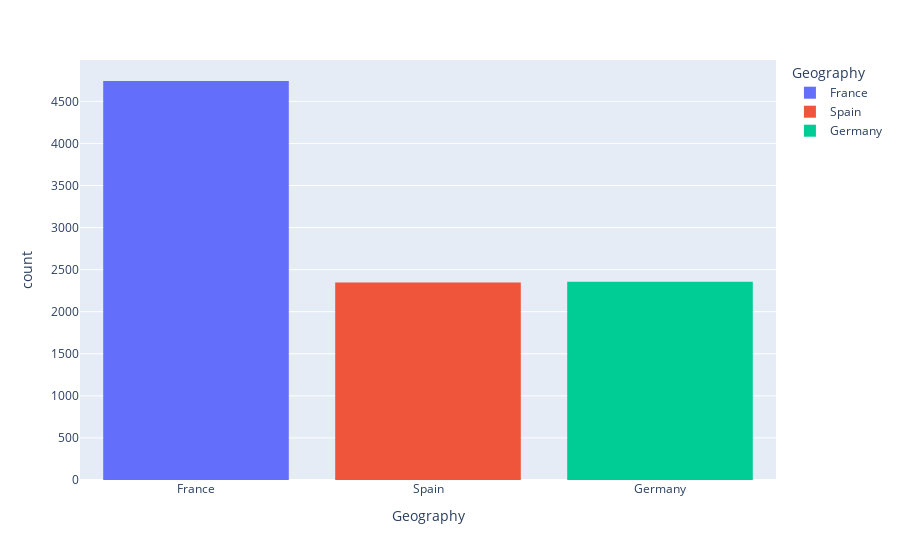

Notebook source saved alongside this figure:
### Code cell
# let's see the geography column through the plot 
import plotly.express as px
fig = px.histogram(df, x='Geography', color='Geography')
fig.show()

### Figure 1 — Plotly figure (JSON) as saved in the notebook; plotly's stock layout.template omitted (floating-point values rounded to 4 significant figures; data arrays with more than 128 entries replaced by an {"elided": "..."} marker saying what was removed)
{"data": [{"alignmentgroup": "True", "bingroup": "x", "hovertemplate": "Geography=%{x}<br>count=%{y}<extra></extra>", "legendgroup": "France", "marker": {"color": "#636efa", "pattern": {"shape": ""}}, "name": "France", "offsetgroup": "France", "orientation": "v", "showlegend": true, "type": "histogram", "x": {"elided": "4742 str values"}, "xaxis": "x", "yaxis": "y"}, {"alignmentgroup": "True", "bingroup": "x", "hovertemplate": "Geography=%{x}<br>count=%{y}<extra></extra>", "legendgroup": "Spain", "marker": {"color": "#EF553B", "pattern": {"shape": ""}}, "name": "Spain", "offsetgroup": "Spain", "orientation": "v", "showlegend": true, "type": "histogram", "x": {"elided": "2347 str values"}, "xaxis": "x", "yaxis": "y"}, {"alignmentgroup": "True", "bingroup": "x", "hovertemplate": "Geography=%{x}<br>count=%{y}<extra></extra>", "legendgroup": "Germany", "marker": {"color": "#00cc96", "pattern": {"shape": ""}}, "name": "Germany", "offsetgroup": "Germany", "orientation": "v", "showlegend": true, "type": "histogram", "x": {"elided": "2356 str values"}, "xaxis": "x", "yaxis": "y"}], "layout": {"barmode": "relative", "legend": {"title": {"text": "Geography"}, "tracegroupgap": 0}, "margin": {"t": 60}, "xaxis": {"anchor": "y", "categoryarray": ["France", "Spain", "Germany"], "categoryorder": "array", "domain": [0, 1], "title": {"text": "Geography"}}, "yaxis": {"anchor": "x", "domain": [0, 1], "title": {"text": "count"}}}}
